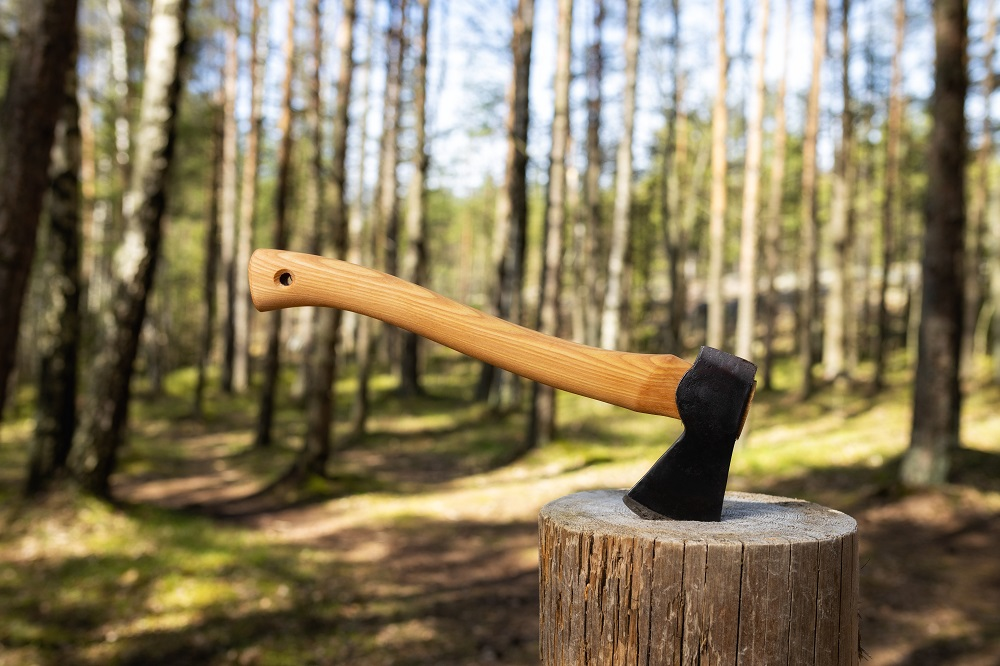
//> input picture images/axe.jpeg, 1000 x 666 px
$ ./sobel_sequential images/axe.jpeg images/mario.jpeg   (built with g++ and OpenCV 4)
//> lines starting //> are read from the running program, lines starting //| are printed output that depends on the picture; after the words box and inside, x2 and y2 are one past the last pixel; in counts of white or black regions, pixels touching at a corner belong together
//> further down, image is the input picture: 666 rows x 1000 cols, CV_8UC3; mean B, G, R 92.8, 122, 134.5
#include <opencv2/opencv.hpp>
#include <filesystem>
#include <iostream>
#include <cmath>
#include <time.h>

cv::Mat applyGrayscale(cv::Mat sourceImage) {
    cv::Mat grayscaleImage = cv::Mat::zeros(sourceImage.size(), CV_8UC1);

    int rows = sourceImage.rows;
//> rows = 666
    int cols = sourceImage.cols;
//> cols = 1000

    for (int i = 0; i < rows; ++i) {
        for (int j = 0; j < cols; ++j) {
            cv::Vec3b pixel = sourceImage.at<cv::Vec3b>(i, j);
            int red = pixel[0];
            int green = pixel[1];
            int blue = pixel[2];
            grayscaleImage.at<uchar>(i,j) = 0.11 * pixel[0] + 0.59 * pixel[1] + 0.3 * pixel[2];
        }
    }
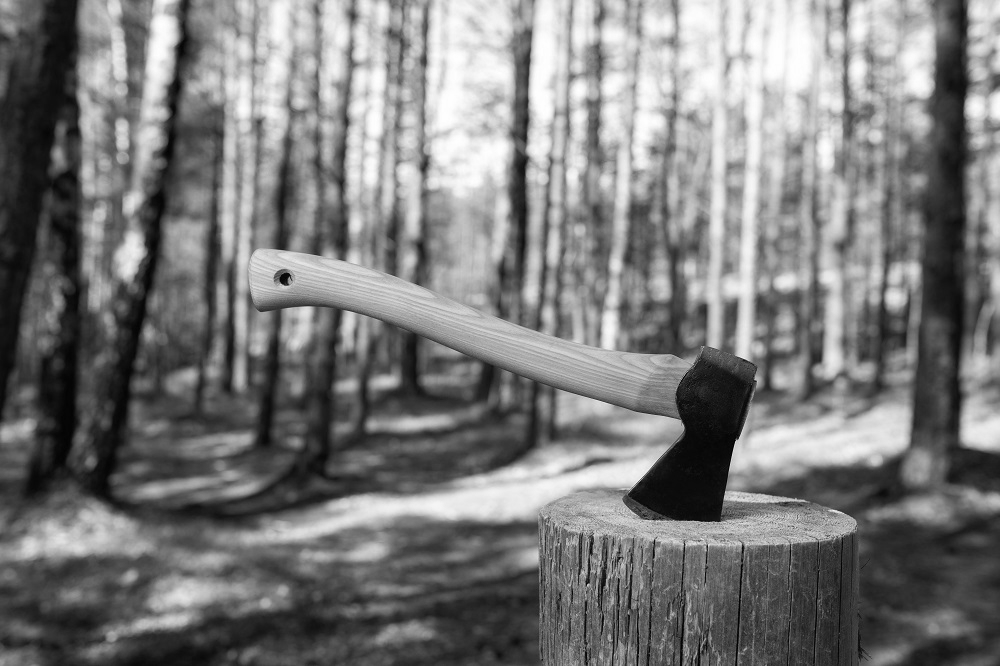
//> grayscaleImage: 666 rows x 1000 cols, CV_8UC1; min 1, max 255, mean 122.1

    return grayscaleImage;
}

cv::Mat blurImage(cv::Mat sourceImage) {
    cv::Mat result = cv::Mat::zeros(sourceImage.size(), CV_8UC1);

    int rows = sourceImage.rows;
    int cols = sourceImage.cols;

    int B[3][3] = {
            {1, 1, 1},
            {1, 1, 1},
            {1, 1, 1},
        };

    for (int i = 1; i < rows - 1; ++i) {
        for (int j = 1; j < cols - 1; ++j) {
            int c = 0;

            for (int k1 = -1; k1 <= 1; ++k1) {
                for (int k2 = -1; k2 <= 1; ++k2) {
                    int pixelVal = sourceImage.at<uchar>(i + k1, j + k2);
                    c += B[k1 + 1][k2 + 1] * pixelVal;
                }
            }

            result.at<uchar>(i,j) = c / 9;
        }
    }

    return result;
}

int getAdaptiveThreshold(int r[3][3]) {
    for (int l = 0; l < 3; ++l) {
        if (r[l][0] < r[l][1])
            std::swap(r[l][0], r[l][1]);
        if (r[l][0] < r[l][2])
            std::swap(r[l][0], r[l][2]);
        if (r[l][1] < r[l][2])
            std::swap(r[l][1], r[l][2]);
    }

    for (int l = 0; l < 3; ++l) {
        if (r[0][l] < r[1][l])
            std::swap(r[0][l], r[1][l]);
        if (r[0][l] < r[2][l])
            std::swap(r[0][l], r[2][l]);
        if (r[1][l] < r[2][l])
            std::swap(r[1][l], r[2][l]);
    }

    int m[3];
    m[0] = r[0][2];
    m[1] = r[1][1];
    m[2] = r[2][0];

    if (m[0] < m[1])
        std::swap(m[0], m[1]);
    if (m[0] < m[2])
        std::swap(m[0], m[2]);
    if (m[1] < m[2])
        std::swap(m[1], m[2]);

    return m[1];
}


cv::Mat applySobelOperator(cv::Mat sourceImage) {
    cv::Mat result =  cv::Mat::zeros(sourceImage.size(), CV_8UC1);

    int Gx[3][3] = {
        {1, 0, -1},
        {2, 0, -2},
        {1, 0, -1}
    };

    int Gy[3][3] = {
        {1, 2, 1},
        {0, 0, 0},
        {-1, -2, -1}
    };

    int r[3][3];
    int rows = sourceImage.rows;
//> rows = 666
    int cols = sourceImage.cols;
//> cols = 1000

    for (int i = 1; i < rows - 1; ++i) {
        for (int j = 1; j < cols - 1; ++j) {
            int cx = 0;
            int cy = 0;

            for (int k1 = -1; k1 <= 1; ++k1) {
                for (int k2 = -1; k2 <= 1; ++k2) {
                    int pixelVal = sourceImage.at<uchar>(i + k1, j + k2);
                    r[k1 + 1][k2 + 1] = sourceImage.at<uchar>(i + k1, j + k2);

                    cx += Gx[k1 + 1][k2 + 1] * pixelVal;
                    cy += Gy[k1 + 1][k2 + 1] * pixelVal;
                }
            }

            int threshold = getAdaptiveThreshold(r);

            float magnitude = std::sqrt(cx * cx + cy * cy);

            result.at<uchar>(i, j) = (magnitude > threshold) ? 255 : 0;
        }
    }
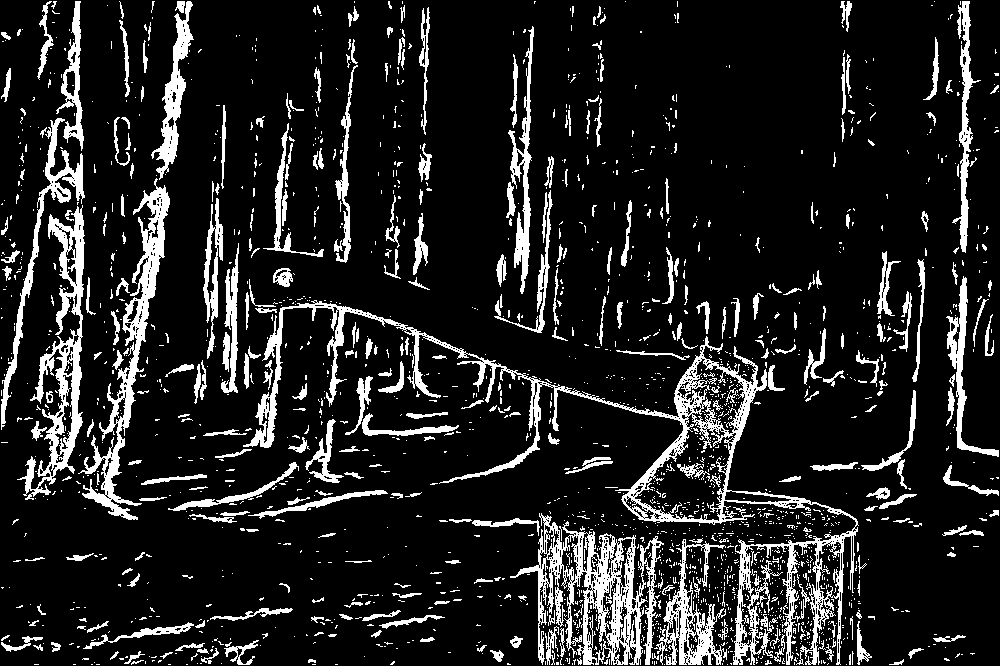
//> result: 666 rows x 1000 cols, CV_8UC1; 13.3% white; 2016 white regions (1687 under 20 px), largest, box (x1, y1, x2, y2) and area: (243, 300, 859, 665) 15768, (510, 513, 664, 665) 7870, (78, 178, 170, 520) 5426
    return result;
}

int main(int argc, char** argv) {
    if (argc != 3) {
        std::cerr << "Usage: make run IMAGE=<image_path> BLUR=true" << std::endl;
        return 1;
    }

    std::string imagePath = argv[1];
    std::filesystem::path fs_path(imagePath);
    std::string imageName = fs_path.filename().string();
    std::string dirPath = fs_path.parent_path().parent_path().string();

    std::string blur = argv[2];
    bool BLUR = blur == "true";

    cv::Mat image = cv::imread(imagePath);

    if (image.empty()) {
        std::cerr << "Could not open or find the image" << std::endl;
        return 1;
    }

    cv::Mat grayscaleImage = cv::Mat::zeros(image.size(), CV_8UC1);
    cv::Mat sobelImage = cv::Mat::zeros(image.size(), CV_8UC1);
    cv::Mat result = cv::Mat::zeros(image.size(), CV_8UC1);

    clock_t start = clock();
    grayscaleImage = applyGrayscale(image);

    if (BLUR) {
        sobelImage = blurImage(grayscaleImage);
    }
    else {
        sobelImage = grayscaleImage;
    }

    result = applySobelOperator(sobelImage);

    clock_t end = clock();
    double durationSeconds = (double)(end - start) / CLOCKS_PER_SEC;

    std::string outputImagePath = dirPath + "/edges/edges_" + imageName;
    cv::imwrite(outputImagePath, result);

    std::cout << "Edges image saved as " << outputImagePath << std::endl;
    std::cout << "Algorithm took: " << durationSeconds*1000 << "ms";
    return 0;
}

$ run again, on images/test_image.jpeg
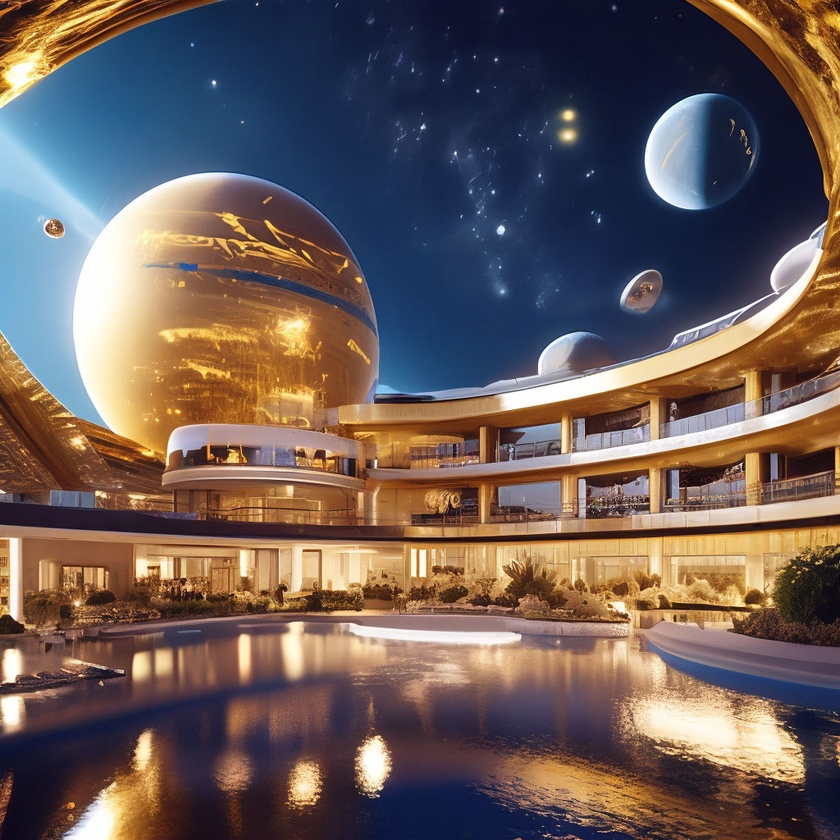
//> input picture images/test_image.jpeg, 840 x 840 px, shrunk from 1024 x 1024 before the run
//> image is the input picture: 840 rows x 840 cols, CV_8UC3; mean B, G, R 88.4, 92.4, 107.9
//> after the loop in applyGrayscale, `for (int i = 0; i < rows; ++i)`:
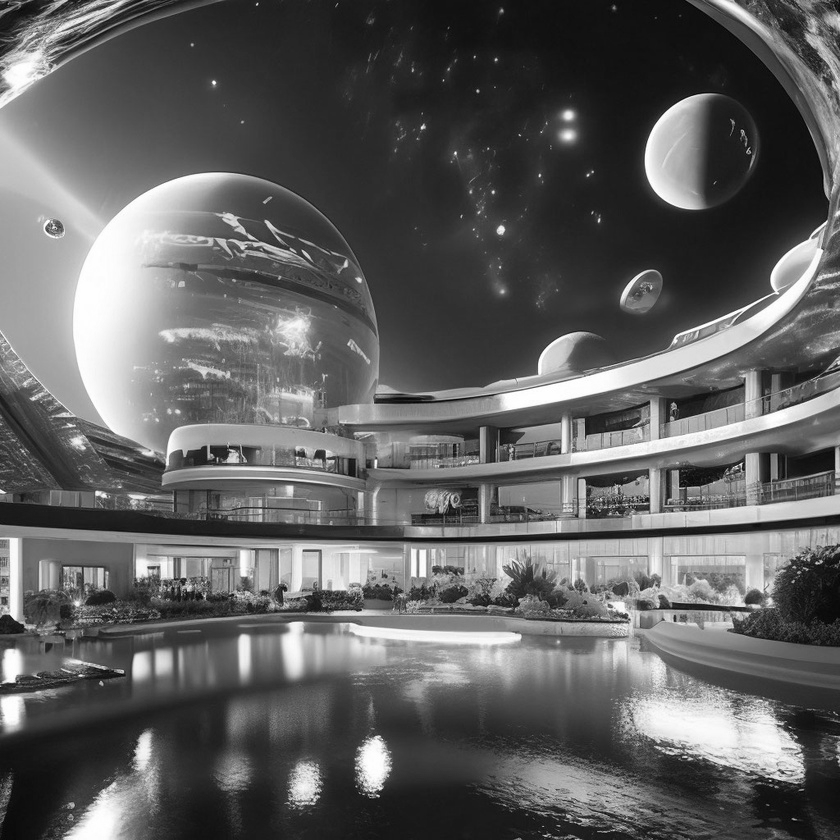
//> grayscaleImage: 840 rows x 840 cols, CV_8UC1; min 2, max 255, mean 96.1
//> after the loop in applySobelOperator, `for (int i = 1; i < rows - 1; ++i)`:
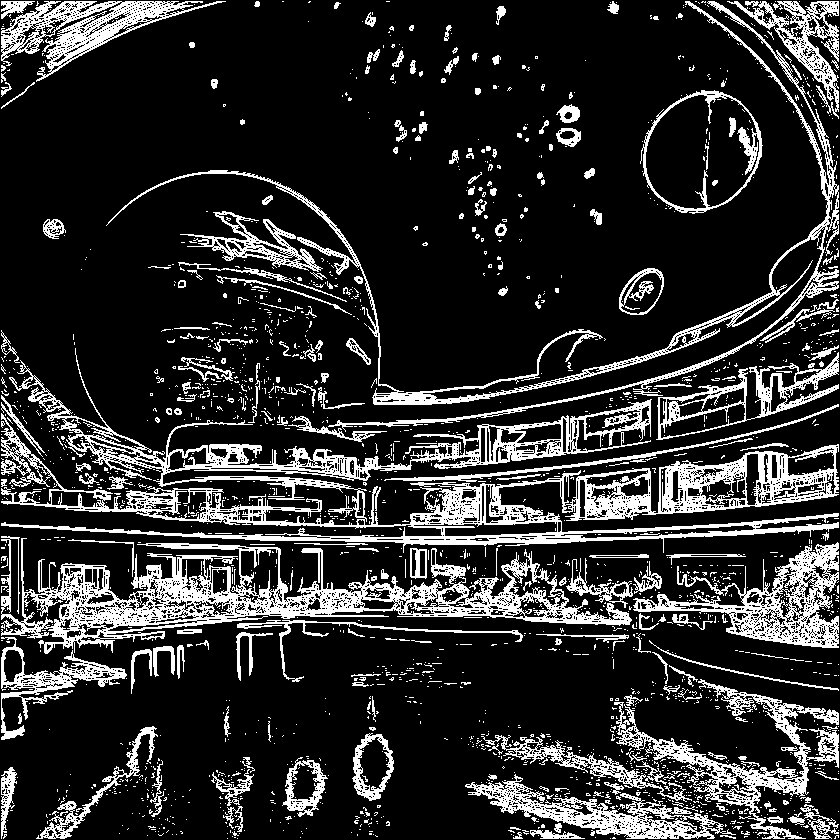
//> result: 840 rows x 840 cols, CV_8UC1; 18.3% white; 2112 white regions (1873 under 20 px), largest, box (x1, y1, x2, y2) and area: (1, 348, 839, 553) 32029, (1, 536, 632, 654) 19053, (106, 1, 839, 432) 10200

$ run again, on images/bigger.jpg
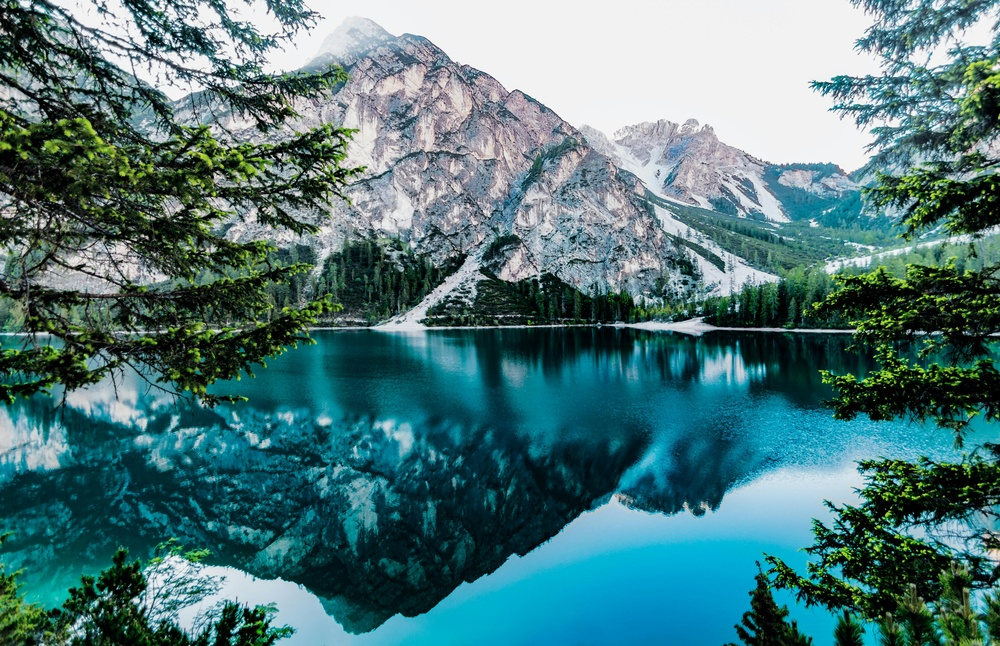
//> input picture images/bigger.jpg, 1000 x 646 px, shrunk from 5266 x 3403 before the run
//> image is the input picture: 646 rows x 1000 cols, CV_8UC3; mean B, G, R 122.6, 120.4, 79.1
//> after the loop in applyGrayscale, `for (int i = 0; i < rows; ++i)`:
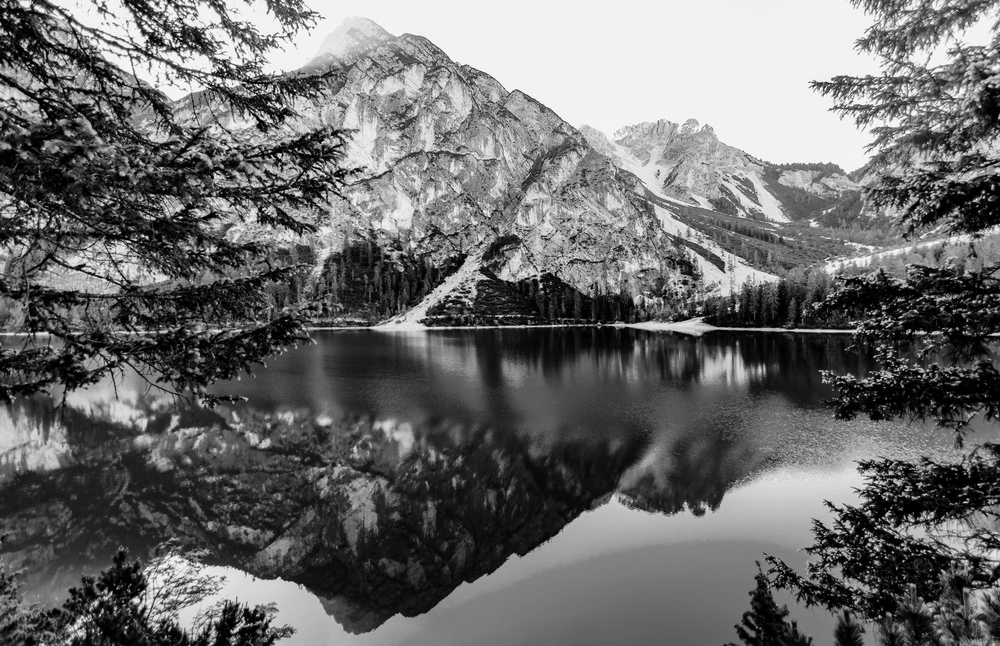
//> grayscaleImage: 646 rows x 1000 cols, CV_8UC1; min 0, max 255, mean 107.8
//> after the loop in applySobelOperator, `for (int i = 1; i < rows - 1; ++i)`:
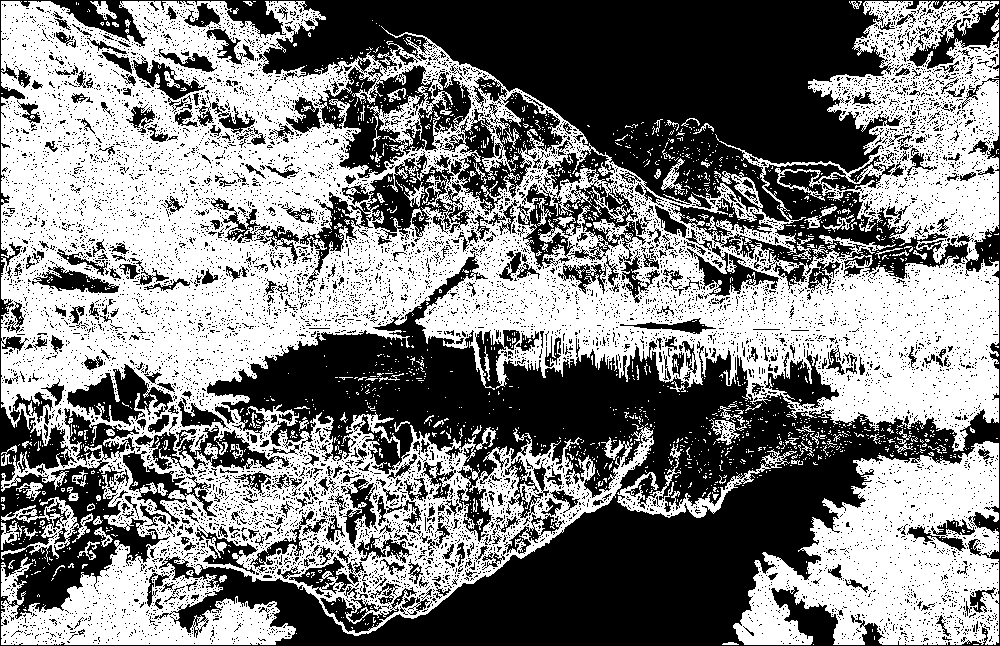
//> result: 646 rows x 1000 cols, CV_8UC1; 50.5% white; 10652 black regions (10206 under 20 px), largest, box (x1, y1, x2, y2) and area: (0, 0, 1000, 646) 232580, (300, 151, 474, 285) 5382, (442, 92, 563, 215) 5007
